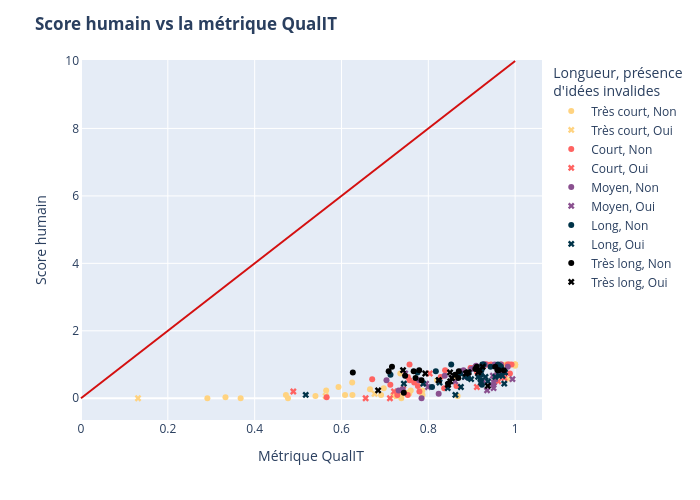
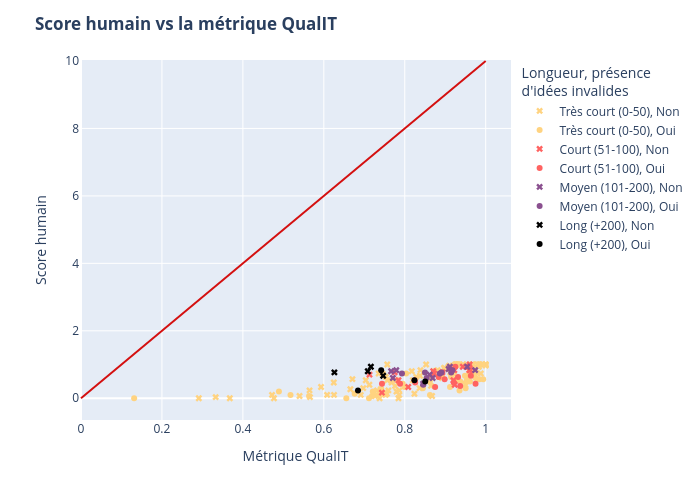

The notebook cell these images were saved under, in order:
### Code cell
# Version avec les bins équilibrées
fig1 = px.scatter(
    df, x="C", y="score_humain", color="contrib_tokens_bins", 
    color_discrete_sequence=["#ffd380", "#ff6361", "#8a508f", "#003348", "#000000"],
    category_orders={
        "contrib_tokens_bins": ["Très court", "Court", "Moyen", "Long", "Très long"]
    }, 
    symbol="pres_idees_inv", symbol_map={"Oui":"x", "Non":"circle"},
)
fig1.add_shape(       # Ajout de la ligne x = y pour référence
    type="line", x0=0, x1=1, y0=0, y1=10, xref="x", yref="y",
    line=dict(color="#d41010")
)
fig1.update_layout(
    title={"text": "<b>Score humain vs la métrique QualIT</b>"},
    xaxis_title="Métrique QualIT", yaxis_title="Score humain", 
    legend_title="Longueur, présence <br>d'idées invalides",
    width=700, height=500
)
fig1.update_traces(
    hovertemplate =
        "Métrique QualIT = %{x}<br>" \
        "Score humain = %{y}<extra></extra>"
)
# Version avec les bins fixes
fig2 = px.scatter(
    df, x="C", y="score_humain", color="contrib_tokens_bins_fixe", 
    color_discrete_sequence=["#ffd380", "#ff6361", "#8a508f", "#000000"],
    category_orders={
        "contrib_tokens_bins_fixe": ["Très court (0-50)", "Court (51-100)", "Moyen (101-200)", "Long (+200)"]
    },
    symbol="pres_idees_inv", symbol_map={"Oui":"circle", "Non":"x"},
)
fig2.add_shape(       # Ajout de la ligne x = y pour référence
    type="line", x0=0, x1=1, y0=0, y1=10, xref="x", yref="y",
    line=dict(color="#d41010")
)
fig2.update_layout(
    title={"text": "<b>Score humain vs la métrique QualIT</b>"},
    xaxis_title="Métrique QualIT", yaxis_title="Score humain", 
    legend_title="Longueur, présence <br>d'idées invalides",
    width=700, height=500
)
fig2.update_traces(
    hovertemplate =
        "Métrique QualIT = %{x}<br>" \
        "Score humain = %{y}<extra></extra>"
)

# Affichage des figures
fig1.show()
fig2.show()

### Figure 1 — Plotly figure (JSON) as saved in the notebook; plotly's stock layout.template omitted (floating-point values rounded to 4 significant figures)
{"data": [{"hovertemplate": "Métrique QualIT = %{x}<br>Score humain = %{y}<extra></extra>", "legendgroup": "Très court, Non", "marker": {"color": "#ffd380", "symbol": "circle"}, "mode": "markers", "name": "Très court, Non", "orientation": "v", "showlegend": true, "type": "scatter", "x": [0.9794, 1.0, 1, 1, 0.7355, 1.0, 0.5647, 0.751, 0.472, 0.756, 0.6252, 0.7266, 0.3328, 0.6912, 0.2911, 0.7397, 0.82, 0.6974, 0.7865, 0.8626, 0.3677, 0.6082, 0.7379, 0.7595, 0.7863, 0.8675, 0.6656, 0.6246, 0.5932, 0.54, 0.4768], "xaxis": "x", "y": [1, 1, 1, 1, 0.7333, 0.9667, 0.2333, 0.1667, 0.1, 0.1333, 0.1, 0.06667, 0.03333, 0.1, 0, 0.1333, 0.5333, 0.3, 0.1, 0.6, 0, 0.1, 0, 0.2333, 0.2333, 0.06667, 0.2667, 0.4667, 0.3333, 0.06667, 0], "yaxis": "y"}, {"hovertemplate": "Métrique QualIT = %{x}<br>Score humain = %{y}<extra></extra>", "legendgroup": "Très court, Oui", "marker": {"color": "#ffd380", "symbol": "x"}, "mode": "markers", "name": "Très court, Oui", "orientation": "v", "showlegend": true, "type": "scatter", "x": [0.9844, 0.1313, 0.6763, 0.7189, 0.5636], "xaxis": "x", "y": [0.5667, 0, 0.1333, 0.06667, 0.06667], "yaxis": "y"}, {"hovertemplate": "Métrique QualIT = %{x}<br>Score humain = %{y}<extra></extra>", "legendgroup": "Court, Non", "marker": {"color": "#ff6361", "symbol": "circle"}, "mode": "markers", "name": "Court, Non", "orientation": "v", "showlegend": true, "type": "scatter", "x": [0.9862, 0.9445, 0.9602, 0.9323, 0.988, 0.8972, 0.8286, 0.7529, 0.8387, 0.983, 0.9918, 0.8982, 0.9684, 0.7567, 0.7567, 0.8648, 0.9124, 0.935, 0.5658, 0.6707, 0.8366, 0.7795, 0.7526, 0.7286, 0.7674, 0.7125, 0.776], "xaxis": "x", "y": [1, 1, 0.9667, 1, 0.7333, 0.9, 0.6333, 0.6333, 0.8333, 1, 1, 0.9, 1, 1, 0.5333, 0.3667, 0.7667, 1, 0.03333, 0.5667, 0.3, 0.2, 0.1, 0.1, 0.4667, 0.4, 0.3667], "yaxis": "y"}, {"hovertemplate": "Métrique QualIT = %{x}<br>Score humain = %{y}<extra></extra>", "legendgroup": "Court, Oui", "marker": {"color": "#ff6361", "symbol": "x"}, "mode": "markers", "name": "Court, Oui", "orientation": "v", "showlegend": true, "type": "scatter", "x": [0.9684, 0.9711, 0.9752, 0.8033, 0.961, 0.9118, 0.4891, 0.7116, 0.721, 0.6556, 0.7421], "xaxis": "x", "y": [0.8, 0.7, 0.6, 0.7333, 0.5, 0.3333, 0.2, 0, 0.2, 0, 0.2667], "yaxis": "y"}, {"hovertemplate": "Métrique QualIT = %{x}<br>Score humain = %{y}<extra></extra>", "legendgroup": "Moyen, Non", "marker": {"color": "#8a508f", "symbol": "circle"}, "mode": "markers", "name": "Moyen, Non", "orientation": "v", "showlegend": true, "type": "scatter", "x": [0.9494, 0.9666, 0.9528, 0.983, 0.9278, 0.8892, 0.899, 0.9166, 0.9085, 0.9069, 0.8755, 0.9303, 0.9101, 0.9244, 0.8811, 0.8378, 0.7316, 0.7789, 0.7037, 0.7844, 0.8239, 0.8903, 0.7408], "xaxis": "x", "y": [0.4, 1, 1, 0.9333, 1, 0.6333, 0.8667, 0.8, 0.9333, 0.9, 0.8, 1, 0.9667, 0.9667, 0.8333, 0.6667, 0.2333, 0.5333, 0.5333, 0, 0.1333, 0.7, 0.2667], "yaxis": "y"}, {"hovertemplate": "Métrique QualIT = %{x}<br>Score humain = %{y}<extra></extra>", "legendgroup": "Moyen, Oui", "marker": {"color": "#8a508f", "symbol": "x"}, "mode": "markers", "name": "Moyen, Oui", "orientation": "v", "showlegend": true, "type": "scatter", "x": [0.7466, 0.9598, 0.9539, 0.854, 0.9255, 0.9511, 0.9504, 0.9695, 0.9938, 0.9487, 0.7993, 0.8618, 0.8847, 0.7949, 0.9353], "xaxis": "x", "y": [0.7333, 0.7667, 0.5667, 0.6, 0.5333, 0.4667, 0.3, 0.8, 0.5667, 0.6667, 0.3333, 0.5, 0.6333, 0.4333, 0.2333], "yaxis": "y"}, {"hovertemplate": "Métrique QualIT = %{x}<br>Score humain = %{y}<extra></extra>", "legendgroup": "Long, Non", "marker": {"color": "#003348", "symbol": "circle"}, "mode": "markers", "name": "Long, Non", "orientation": "v", "showlegend": true, "type": "scatter", "x": [0.9203, 0.8929, 0.9244, 0.9223, 0.9198, 0.9584, 0.9643, 0.9604, 0.9434, 0.9218, 0.9273, 0.9589, 0.9235, 0.9673, 0.8527, 0.8173, 0.892, 0.8728, 0.7751, 0.8086, 0.7129], "xaxis": "x", "y": [0.5333, 0.7667, 1, 0.8333, 0.8, 0.9333, 0.9667, 1, 0.9333, 0.7, 1, 0.9333, 0.4, 0.9333, 1, 0.8, 0.6, 0.7333, 0.7667, 0.3333, 0.7], "yaxis": "y"}, {"hovertemplate": "Métrique QualIT = %{x}<br>Score humain = %{y}<extra></extra>", "legendgroup": "Long, Oui", "marker": {"color": "#003348", "symbol": "x"}, "mode": "markers", "name": "Long, Oui", "orientation": "v", "showlegend": true, "type": "scatter", "x": [0.8624, 0.9211, 0.9633, 0.9759, 0.9766, 0.9373, 0.9749, 0.875, 0.8986, 0.8837, 0.9708, 0.9543, 0.7884, 0.9317, 0.8258, 0.7437, 0.5177, 0.8448, 0.8242, 0.9146], "xaxis": "x", "y": [0.1, 0.4667, 0.6667, 0.7667, 0.7667, 0.5, 0.4333, 0.3333, 0.5667, 0.6333, 0.6667, 0.6333, 0.4333, 0.6333, 0.4667, 0.4333, 0.1, 0.3, 0.5333, 0.6333], "yaxis": "y"}, {"hovertemplate": "Métrique QualIT = %{x}<br>Score humain = %{y}<extra></extra>", "legendgroup": "Très long, Non", "marker": {"color": "#000000", "symbol": "circle"}, "mode": "markers", "name": "Très long, Non", "orientation": "v", "showlegend": true, "type": "scatter", "x": [0.9542, 0.9084, 0.779, 0.7163, 0.8689, 0.9739, 0.7087, 0.8702, 0.9594, 0.8455, 0.9116, 0.9622, 0.6261, 0.7706, 0.7466, 0.7662, 0.8616, 0.7435, 0.7844], "xaxis": "x", "y": [0.9333, 0.8667, 0.8333, 0.9333, 0.6, 0.8333, 0.8, 0.8, 0.8333, 0.4333, 0.9333, 0.8333, 0.7667, 0.6, 0.6667, 0.8, 0.7, 0.1667, 0.5333], "yaxis": "y"}, {"hovertemplate": "Métrique QualIT = %{x}<br>Score humain = %{y}<extra></extra>", "legendgroup": "Très long, Oui", "marker": {"color": "#000000", "symbol": "x"}, "mode": "markers", "name": "Très long, Oui", "orientation": "v", "showlegend": true, "type": "scatter", "x": [0.9251, 0.8908, 0.793, 0.8505, 0.8239, 0.937, 0.7418, 0.9147, 0.8928, 0.8542, 0.918, 0.8866, 0.8455, 0.85, 0.6844], "xaxis": "x", "y": [0.9333, 0.7667, 0.7333, 0.5, 0.5333, 0.3667, 0.8333, 0.7667, 0.7667, 0.6, 0.8333, 0.7333, 0.4, 0.7667, 0.2333], "yaxis": "y"}], "layout": {"height": 500, "legend": {"title": {"text": "Longueur, présence <br>d'idées invalides"}, "tracegroupgap": 0}, "margin": {"t": 60}, "shapes": [{"line": {"color": "#d41010"}, "type": "line", "x0": 0, "x1": 1, "xref": "x", "y0": 0, "y1": 10, "yref": "y"}], "title": {"text": "<b>Score humain vs la métrique QualIT</b>"}, "width": 700, "xaxis": {"anchor": "y", "domain": [0, 1], "title": {"text": "Métrique QualIT"}}, "yaxis": {"anchor": "x", "domain": [0, 1], "title": {"text": "Score humain"}}}}

### Figure 2 — Plotly figure (JSON) as saved in the notebook; plotly's stock layout.template omitted (floating-point values rounded to 4 significant figures)
{"data": [{"hovertemplate": "Métrique QualIT = %{x}<br>Score humain = %{y}<extra></extra>", "legendgroup": "Très court (0-50), Non", "marker": {"color": "#ffd380", "symbol": "x"}, "mode": "markers", "name": "Très court (0-50), Non", "orientation": "v", "showlegend": true, "type": "scatter", "x": [0.9862, 0.9794, 0.9445, 0.9244, 1.0, 0.9494, 0.9666, 0.9602, 0.9528, 0.9198, 0.9323, 0.983, 0.9278, 0.988, 0.9643, 0.8972, 0.8286, 0.7529, 0.8892, 0.899, 0.8387, 0.9166, 0.9085, 1, 0.983, 0.9918, 0.8982, 0.9069, 0.9218, 0.8755, 1, 0.9684, 0.9303, 0.9273, 0.7567, 0.7567, 0.7355, 0.8648, 1.0, 0.9589, 0.9124, 0.935, 0.9101, 0.9244, 0.8811, 0.9673, 0.8527, 0.5647, 0.751, 0.8378, 0.472, 0.756, 0.6252, 0.7266, 0.3328, 0.6912, 0.5658, 0.6707, 0.2911, 0.8366, 0.7316, 0.8173, 0.7397, 0.7795, 0.7789, 0.82, 0.6974, 0.892, 0.7865, 0.7526, 0.8626, 0.7037, 0.7286, 0.3677, 0.7844, 0.6082, 0.8239, 0.7379, 0.7674, 0.8903, 0.7595, 0.7863, 0.8675, 0.6656, 0.6246, 0.5932, 0.54, 0.7125, 0.4768, 0.7408, 0.776], "xaxis": "x", "y": [1, 1, 1, 1, 1, 0.4, 1, 0.9667, 1, 0.8, 1, 0.9333, 1, 0.7333, 0.9667, 0.9, 0.6333, 0.6333, 0.6333, 0.8667, 0.8333, 0.8, 0.9333, 1, 1, 1, 0.9, 0.9, 0.7, 0.8, 1, 1, 1, 1, 1, 0.5333, 0.7333, 0.3667, 0.9667, 0.9333, 0.7667, 1, 0.9667, 0.9667, 0.8333, 0.9333, 1, 0.2333, 0.1667, 0.6667, 0.1, 0.1333, 0.1, 0.06667, 0.03333, 0.1, 0.03333, 0.5667, 0, 0.3, 0.2333, 0.8, 0.1333, 0.2, 0.5333, 0.5333, 0.3, 0.6, 0.1, 0.1, 0.6, 0.5333, 0.1, 0, 0, 0.1, 0.1333, 0, 0.4667, 0.7, 0.2333, 0.2333, 0.06667, 0.2667, 0.4667, 0.3333, 0.06667, 0.4, 0, 0.2667, 0.3667], "yaxis": "y"}, {"hovertemplate": "Métrique QualIT = %{x}<br>Score humain = %{y}<extra></extra>", "legendgroup": "Très court (0-50), Oui", "marker": {"color": "#ffd380", "symbol": "circle"}, "mode": "markers", "name": "Très court (0-50), Oui", "orientation": "v", "showlegend": true, "type": "scatter", "x": [0.9844, 0.8624, 0.7466, 0.9598, 0.9539, 0.9684, 0.854, 0.9255, 0.9711, 0.9511, 0.9504, 0.9752, 0.9759, 0.9766, 0.9373, 0.8033, 0.961, 0.9695, 0.9938, 0.9487, 0.7993, 0.8618, 0.8847, 0.9708, 0.9543, 0.9118, 0.7949, 0.4891, 0.9353, 0.1313, 0.6763, 0.7189, 0.5636, 0.5177, 0.7116, 0.721, 0.6556, 0.7421, 0.8448, 0.9146], "xaxis": "x", "y": [0.5667, 0.1, 0.7333, 0.7667, 0.5667, 0.8, 0.6, 0.5333, 0.7, 0.4667, 0.3, 0.6, 0.7667, 0.7667, 0.5, 0.7333, 0.5, 0.8, 0.5667, 0.6667, 0.3333, 0.5, 0.6333, 0.6667, 0.6333, 0.3333, 0.4333, 0.2, 0.2333, 0, 0.1333, 0.06667, 0.06667, 0.1, 0, 0.2, 0, 0.2667, 0.3, 0.6333], "yaxis": "y"}, {"hovertemplate": "Métrique QualIT = %{x}<br>Score humain = %{y}<extra></extra>", "legendgroup": "Court (51-100), Non", "marker": {"color": "#ff6361", "symbol": "x"}, "mode": "markers", "name": "Court (51-100), Non", "orientation": "v", "showlegend": true, "type": "scatter", "x": [0.9203, 0.8929, 0.9223, 0.9584, 0.9604, 0.9434, 0.8702, 0.9594, 0.9622, 0.9235, 0.8728, 0.7435, 0.7844, 0.7751, 0.8086, 0.7129], "xaxis": "x", "y": [0.5333, 0.7667, 0.8333, 0.9333, 1, 0.9333, 0.8, 0.8333, 0.8333, 0.4, 0.7333, 0.1667, 0.5333, 0.7667, 0.3333, 0.7], "yaxis": "y"}, {"hovertemplate": "Métrique QualIT = %{x}<br>Score humain = %{y}<extra></extra>", "legendgroup": "Court (51-100), Oui", "marker": {"color": "#ff6361", "symbol": "circle"}, "mode": "markers", "name": "Court (51-100), Oui", "orientation": "v", "showlegend": true, "type": "scatter", "x": [0.9251, 0.9211, 0.9633, 0.937, 0.9749, 0.8928, 0.875, 0.8986, 0.8837, 0.7884, 0.9317, 0.8258, 0.7437, 0.8242], "xaxis": "x", "y": [0.9333, 0.4667, 0.6667, 0.3667, 0.4333, 0.7667, 0.3333, 0.5667, 0.6333, 0.4333, 0.6333, 0.4667, 0.4333, 0.5333], "yaxis": "y"}, {"hovertemplate": "Métrique QualIT = %{x}<br>Score humain = %{y}<extra></extra>", "legendgroup": "Moyen (101-200), Non", "marker": {"color": "#8a508f", "symbol": "x"}, "mode": "markers", "name": "Moyen (101-200), Non", "orientation": "v", "showlegend": true, "type": "scatter", "x": [0.9542, 0.9084, 0.779, 0.8689, 0.9739, 0.8455, 0.9116, 0.7706, 0.7662, 0.8616], "xaxis": "x", "y": [0.9333, 0.8667, 0.8333, 0.6, 0.8333, 0.4333, 0.9333, 0.6, 0.8, 0.7], "yaxis": "y"}, {"hovertemplate": "Métrique QualIT = %{x}<br>Score humain = %{y}<extra></extra>", "legendgroup": "Moyen (101-200), Oui", "marker": {"color": "#8a508f", "symbol": "circle"}, "mode": "markers", "name": "Moyen (101-200), Oui", "orientation": "v", "showlegend": true, "type": "scatter", "x": [0.8908, 0.793, 0.9147, 0.8542, 0.918, 0.8866, 0.8455, 0.85], "xaxis": "x", "y": [0.7667, 0.7333, 0.7667, 0.6, 0.8333, 0.7333, 0.4, 0.7667], "yaxis": "y"}, {"hovertemplate": "Métrique QualIT = %{x}<br>Score humain = %{y}<extra></extra>", "legendgroup": "Long (+200), Non", "marker": {"color": "#000000", "symbol": "x"}, "mode": "markers", "name": "Long (+200), Non", "orientation": "v", "showlegend": true, "type": "scatter", "x": [0.7163, 0.7087, 0.6261, 0.7466], "xaxis": "x", "y": [0.9333, 0.8, 0.7667, 0.6667], "yaxis": "y"}, {"hovertemplate": "Métrique QualIT = %{x}<br>Score humain = %{y}<extra></extra>", "legendgroup": "Long (+200), Oui", "marker": {"color": "#000000", "symbol": "circle"}, "mode": "markers", "name": "Long (+200), Oui", "orientation": "v", "showlegend": true, "type": "scatter", "x": [0.8505, 0.8239, 0.7418, 0.6844], "xaxis": "x", "y": [0.5, 0.5333, 0.8333, 0.2333], "yaxis": "y"}], "layout": {"height": 500, "legend": {"title": {"text": "Longueur, présence <br>d'idées invalides"}, "tracegroupgap": 0}, "margin": {"t": 60}, "shapes": [{"line": {"color": "#d41010"}, "type": "line", "x0": 0, "x1": 1, "xref": "x", "y0": 0, "y1": 10, "yref": "y"}], "title": {"text": "<b>Score humain vs la métrique QualIT</b>"}, "width": 700, "xaxis": {"anchor": "y", "domain": [0, 1], "title": {"text": "Métrique QualIT"}}, "yaxis": {"anchor": "x", "domain": [0, 1], "title": {"text": "Score humain"}}}}
